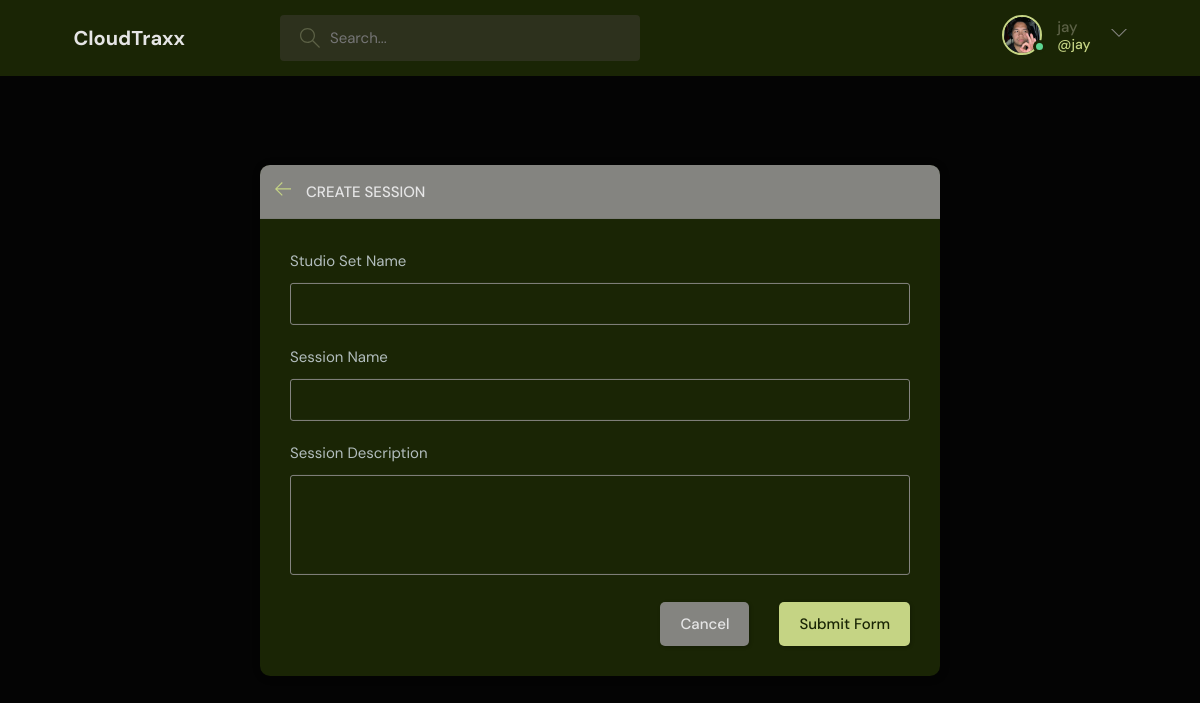
Screenshot of /create-room/ (signed in) with the database file from the repository.
### base/models.py (models this page shows)
class User(AbstractUser):
    name = models.CharField(max_length=200, null=True)
    email = models.EmailField(unique=True, null=True)
    bio = models.TextField(null=True)
    avatar = models.ImageField(null=True, default="avatar.svg")
    USERNAME_FIELD = 'email'
    REQUIRED_FIELDS = []

### base/views.py (the view, shortened to what this page needs)
# urls.py: path('create-room/', views.createRoom, name="create-room"),
@login_required(login_url='login')                  #login or register to access
def createRoom(request):                            #create room for content
    form = RoomForm()
    topics = Topic.objects.all()
    context = {'form' : form, 'topics' : topics }
    return render(request, 'base/room_form.html', context)

### base/forms.py
class RoomForm(ModelForm): #inherit from Model Form
    class Meta:
        model = Room       #specifies the model we want to create a form for
        fields = '__all__' #specifies the field
        exclude = ['host', 'participants']

### base/templates/base/room_form.html (shortened to what this page needs)
{% extends 'main.html' %}
{% block content %}
  <main class="create-room layout">
    <div class="container">
      <div class="layout__box">
        <div class="layout__boxHeader">
          <div class="layout__boxTitle">
            <a href="{% url 'Home' %}">
              <svg version="1.1" xmlns="http://www.w3.org/2000/svg" width="32" height="32" viewBox="0 0 32 32">
                <title>arrow-left</title>
                <path
                  d="M13.723 2.286l-13.723 13.714 13.719 13.714 1.616-1.611-10.96-10.96h27.625v-2.286h-27.625l10.965-10.965-1.616-1.607z">
                </path>
              </svg>
            </a>
            <h3>Create Session</h3>
          </div>
        </div>
        <div class="layout__body">
          <form class="form" action="" method="POST">
            <div class="form__group">
              <label for="room_topic">Studio Set Name </label>
              <input required type = "text" value="{{room.topic.name}}" name = "topic" list = "topic-list"/>
            </div>
            <div class="form__group">
              <label for="room_name">Session Name </label>
              {{form.name}}
            </div>
            <div class="form__group">
              <label for="room_description">Session Description </label>
              {{form.description}}
            </div>
            <div class="form__action">
              <a class="btn btn--dark" href="{% url 'Home'%}">Cancel</a>
              <button class="btn btn--main" type="submit">Submit Form</button>
            </div>
          </form>
        </div>
      </div>
    </div>
  </main>
{% endblock content %}

### templates/navbar.html (shortened to what this page needs)
{% load static %}
<header class="header header--loggedIn">
    <div class="container">
      <a href="{% url 'Home' %}" class="header__logo">
        <h1>CloudTraxx</h1>
      </a>
      <form class="header__search" method = "GET" action = "{% url 'Home' %}">
        <label>
          <input name = "q" placeholder = "Search..."/>
        </label>
      </form>
      <nav class="header__menu">
        {% if request.user.is_authenticated %}
        <div class="header__user">
          <a href="{% url 'update-user' %}">
            <div class="avatar avatar--medium active">
              <img src="{{request.user.avatar.url}}" />
            </div>
            <p>{{request.user.username}}<span>@{{request.user.username}}</span></p>
          </a>
          <button class="dropdown-button">
            <svg version="1.1" xmlns="http://www.w3.org/2000/svg" width="32" height="32" viewBox="0 0 32 32">
              <title>chevron-down</title>
              <path d="M16 21l-13-13h-3l16 16 16-16h-3l-13 13z"></path>
            </svg>
          </button>
        </div>
        {% else %}
        <a href="{% url 'login' %}">
          <img src="{% static 'images/avatar.svg' %}" />
          <p>Login</p>
        </a>
        {% endif %}
      </nav>
    </div>
  </header>

### rows the page displays
User: user.avatar (picture), user.username "jay"
